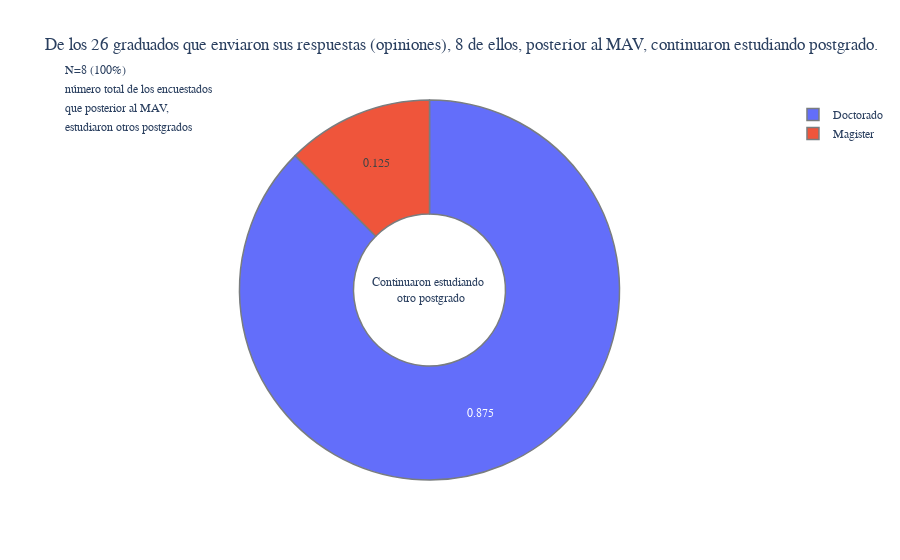

Source (notebook cell):
### Code cell
path_file_sorted    = 'egresados_mag_doc.xlsx'
magdoc(path_file_sorted)

### Figure 1 — Plotly figure (JSON) as saved in the notebook; plotly's stock layout.template omitted (floating-point values rounded to 4 significant figures)
{"data": [{"hole": 0.4, "labels": ["Doctorado", "Magister"], "marker": {"line": {"color": "#797D7F", "width": 1.5}}, "texttemplate": "%{percent:.1%f}", "type": "pie", "values": [87.5, 12.5]}], "layout": {"annotations": [{"font": {"size": 12}, "showarrow": false, "text": "Continuaron estudiando <br> otro postgrado", "x": 0.5, "y": 0.5}, {"arrowhead": 1, "showarrow": false, "text": "N=8 (100%)", "x": -0.025, "y": 1.1}, {"arrowhead": 1, "showarrow": false, "text": "número total de los encuestados", "x": -0.025, "y": 1.05}, {"arrowhead": 1, "showarrow": false, "text": "que posterior al MAV,", "x": -0.025, "y": 1}, {"arrowhead": 1, "showarrow": false, "text": "estudiaron otros postgrados", "x": -0.025, "y": 0.95}], "font": {"family": "Rockwell", "size": 12}, "title": {"font": {"family": "Rockwell"}, "text": "De los 26 graduados que enviaron sus respuestas (opiniones), 8 de ellos, posterior al MAV, continuaron estudiando postgrado."}}}
